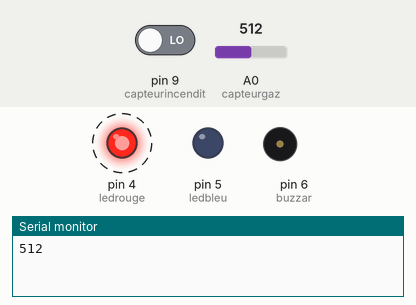
This sketch was run on a simulated Arduino Uno, built with avr-gcc and run on an emulated ATmega328P. Parts: output pins drawn as LEDs (lit = HIGH), buzzer (waves = sounding, pin HIGH), the last lines printed to the serial monitor. Dashed ring = blinking. The inputs (shaded band) are chosen by the test bench; at power-on: pin 9 (capteurincendit) LOW, A0 (capteurgaz) = 512.

Above: at 0.05 s.
At 39.91 s:
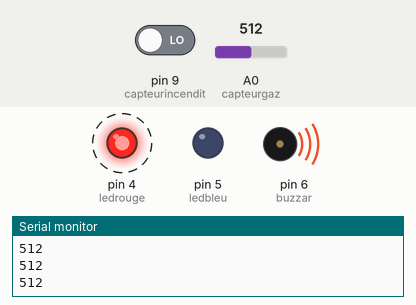
Timing chart, 0 to 40.0 s (numbered marks = the images above):
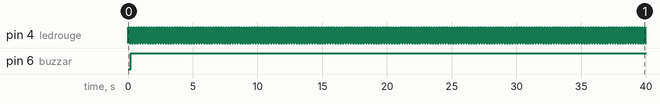

The sketch:

prog3.ino
```cpp
int ledbleu=5;
int ledrouge=4;
int buzzar=6;
int capteurincendit=9;
int capteurgaz=A0;
int gazstate;
int incenditstate;

void setup() {
  Serial.begin(9600);
  pinMode(ledbleu,OUTPUT);
 pinMode(ledrouge,OUTPUT);
 pinMode(capteurgaz,INPUT);
 pinMode(capteurincendit,INPUT);
 pinMode(buzzar,OUTPUT);
}

void loop() {
 gazstate = analogRead(A0);
 incenditstate= digitalRead(9);
 Serial.println(gazstate);
 if((gazstate>250)||(incenditstate==LOW))
{
  digitalWrite(4,HIGH);
  delay(99);
  digitalWrite(4,LOW);
  delay(99);
  digitalWrite(5,LOW);
  digitalWrite(buzzar,HIGH);
}
else
{
if((gazstate<=250)&&(incenditstate==HIGH))
{
   digitalWrite(5,HIGH);
  digitalWrite(4,LOW);
  digitalWrite(buzzar,LOW);
}
}
}
```

Measured:
- by itself, pin 4 (ledrouge): alternates HIGH for 0.10 s and LOW for 0.10 s
- by itself, pin 6 (buzzar): LOW → HIGH at 0.20 s
